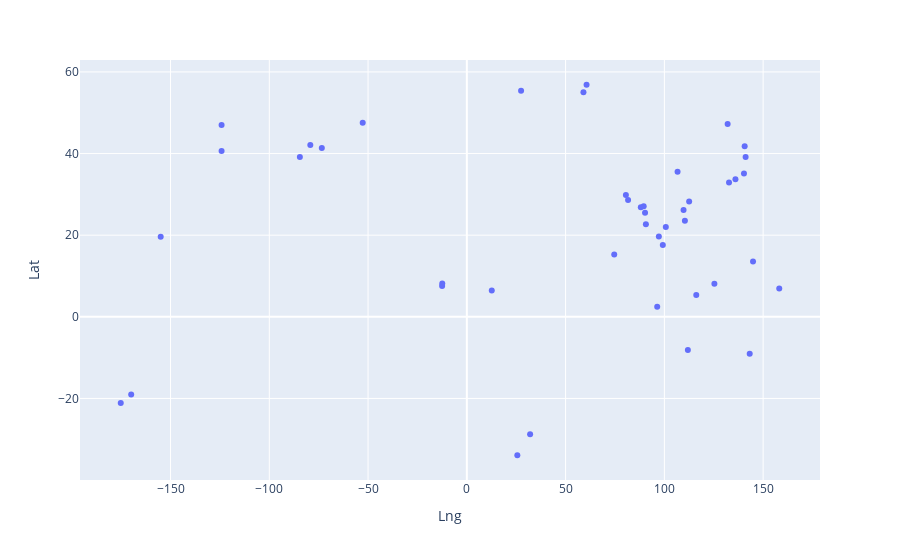

The notebook cell saved with this chart:
### Code cell
import geopandas as gpd
import contextily as ctx
import matplotlib.pyplot as plt
import plotly.express as px
from bokeh.plotting import output_notebook

# Load world map data from GeoPandas
world = gpd.read_file(gpd.datasets.get_path('naturalearth_lowres'))

# Create a new figure and axis
fig, ax = plt.subplots(figsize=(13, 10))

# Plot the world map data without country borders and labels
world.boundary.plot(ax=ax, linewidth=0)
world.plot(ax=ax, color='white', linewidth=0.0)

# Add latitude and longitude tickers to the axes
ax.set_xticks(range(-180, 180, 30))
ax.set_yticks(range(-90, 90, 30))
ax.set_xlabel('Longitude')
ax.set_ylabel('Latitude')

# Add background from OpenStreetMap using contextily
ctx.add_basemap(ax, crs=world.crs.to_string(), source=ctx.providers.OpenStreetMap.Mapnik)


# Create a scatter plot using Plotly
fig = px.scatter(hotel_df, x='Lng', y='Lat', hover_name='City')

# Display the plot
output_notebook()
fig.show()

### Figure 1 — Plotly figure (JSON) as saved in the notebook; plotly's stock layout.template omitted (floating-point values rounded to 4 significant figures)
{"data": [{"hovertemplate": "<b>%{hovertext}</b><br><br>Lng=%{x}<br>Lat=%{y}<extra></extra>", "hovertext": ["hamilton", "jamestown", "bethel", "port elizabeth", "darchula", "bonthe", "cabanglasan", "tura", "birendranagar", "bhola", "moyamba", "yigo village", "hawaiian paradise park", "shingu", "fortuna", "sukumo", "kamiiso", "ocean shores", "daru", "katsuura", "st. john's", "tibati", "loikaw", "yutan", "sinabang", "tsimasham", "thoen", "palikir - national government center", "boyolangu", "pingliang", "nuku'alofa", "dandeli", "yekaterinburg", "shuangjiang", "fujin", "alofi", "jinghong", "satka", "sharkawshchyna", "chinde", "keningau", "mizusawa", "richards bay", "pingnan"], "legendgroup": "", "marker": {"color": "#636efa", "symbol": "circle"}, "mode": "markers", "name": "", "orientation": "v", "showlegend": false, "type": "scatter", "x": [-84.53, -79.24, -73.41, 25.57, 80.53, -12.51, 125.3, 90.22, 81.63, 90.65, -12.43, 144.9, -155.0, 136.0, -124.2, 132.7, 140.7, -124.2, 143.2, 140.3, -52.71, 12.63, 97.21, 112.5, 96.38, 89.54, 99.22, 158.2, 111.9, 106.7, -175.2, 74.62, 60.61, 109.7, 132.0, -169.9, 100.7, 59.04, 27.47, 88.08, 116.2, 141.1, 32.04, 110.4], "xaxis": "x", "y": [39.18, 42.1, 41.37, -33.92, 29.84, 7.526, 8.121, 25.52, 28.6, 22.68, 8.167, 13.54, 19.59, 33.73, 40.6, 32.93, 41.82, 46.97, -9.076, 35.13, 47.56, 6.467, 19.67, 28.25, 2.48, 27.1, 17.61, 6.925, -8.118, 35.54, -21.13, 15.27, 56.86, 26.15, 47.26, -19.06, 21.99, 55.04, 55.37, 26.84, 5.338, 39.13, -28.78, 23.55], "yaxis": "y"}], "layout": {"legend": {"tracegroupgap": 0}, "margin": {"t": 60}, "xaxis": {"anchor": "y", "domain": [0, 1], "title": {"text": "Lng"}}, "yaxis": {"anchor": "x", "domain": [0, 1], "title": {"text": "Lat"}}}}
